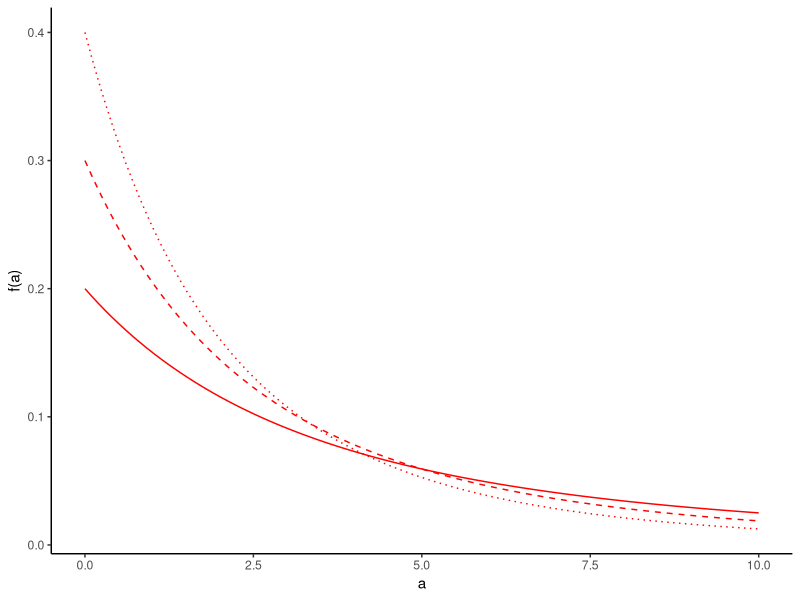

R code for this plot:


library(ggplot2)



lomax_pdf <- function(a, theta, tau) {
  # shape parameter is the tau
  # scale parameter is theta
  (tau * theta^tau) / (a + theta)^(tau + 1)
}

mean_lomax <- function(theta, tau) {
  theta / (tau - 1)
}

gamma_pdf <- function(a, theta, tau) {
  # shape parameter here is tau
  # scale parameter is theta
  (theta^tau / gamma(tau)) * a^(tau - 1) * exp(-theta*a)
}

mean_gamma <- function(theta, tau) {
  tau / theta
}

mean_gamma(theta = 100, tau = 10) # for theta = 100, tau = 10 -- it's 0.1, low mean dispersion effort
mean_gamma(10,10)
mean_gamma(1, 10) # High dispersion, mean dispersion effort is 10

# But the lomax is backwards... increasing theta increases dispersion effort
mean_lomax(theta = 100, tau = 10)
mean_lomax(10, 10)
mean_lomax(1, 10)

a <- seq(from = 0, to = 10, length.out = 100)
tau <- 10
theta <- 1
my_vals <- data.frame(a = a, lomax = lomax_pdf(a, theta, tau), gamma = gamma_pdf(a, theta, tau))


data.frame(a = seq(from = 0, to = 10, length.out = 100)) |>
ggplot() +
  # geom_line(aes(x = a, y = gamma_pdf(a, 1, 10)), color = "black") +
  # geom_line(aes(x = a, y = gamma_pdf(a, 10, 10)), color = "black", linetype = "dashed") +
  # geom_line(aes(x = a, y = gamma_pdf(a, 100, 10)), color = "black", linetype = "dotted") +
  geom_line(aes(x = a, y = lomax_pdf(a, 10, 2)), color = "red") +
  geom_line(aes(x = a, y = lomax_pdf(a, 10, 3)), color = "red", linetype = "dashed") +
  geom_line(aes(x = a, y = lomax_pdf(a, 10, 4)), color = "red", linetype = "dotted") +
  labs(y = "f(a)", x = "a") +
  theme_classic()
